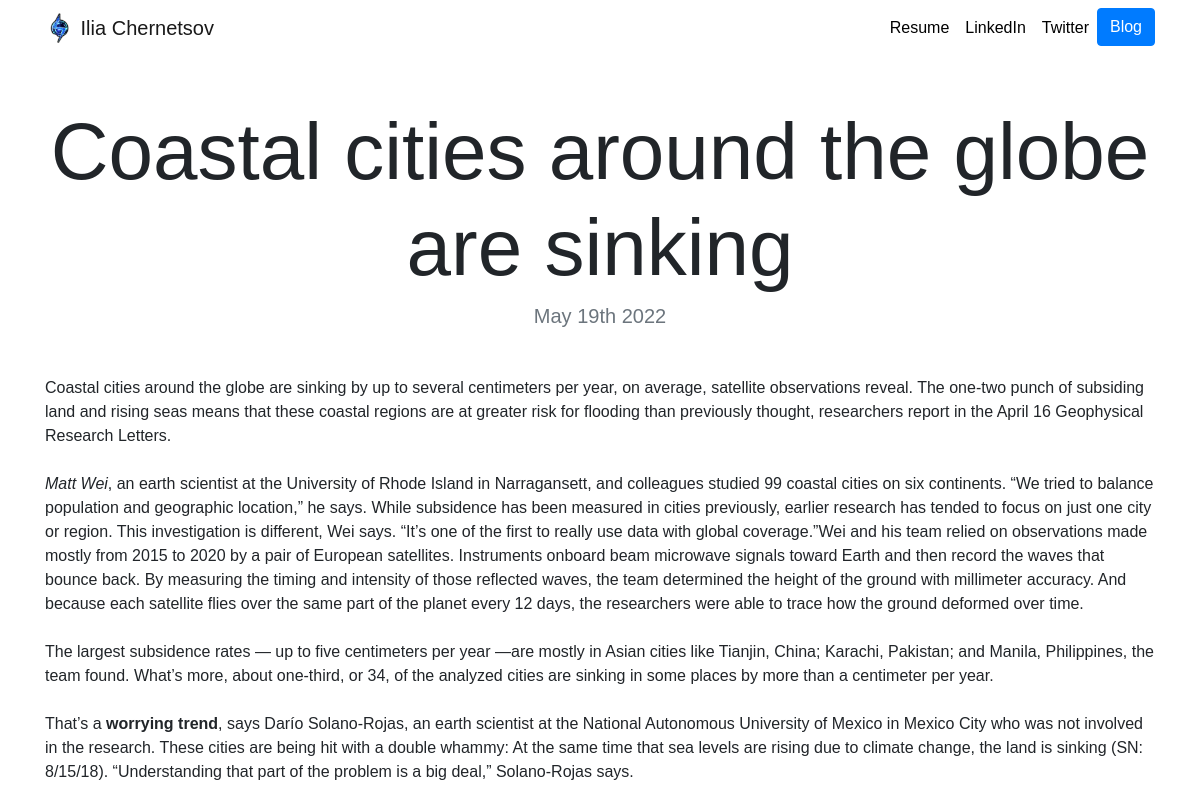
Page /blog/3/ on the committed database.
### blog/models.py (models this page shows, shortened)
class Blog(models.Model):
    title = models.CharField(max_length=200)
    description = models.TextField()
    date = models.DateField()

### blog/views.py (the view)
# urls.py: path('<int:blog_id>/', views.detail, name='detail'),
def detail(request, blog_id):
    blog = get_object_or_404(Blog, pk=blog_id)
    return render(request, 'blog/detail.html', {'blog': blog})

### templates/blog/detail.html
{% extends "base.html" %}
{% load static %}
{% block content %}
<h1 class="text-center mt-5" id="blogdetailtitle">{{ blog.title }}</h1>
<h5 class="text-center text-muted mb-5">{{ blog.date|date:'F jS Y' }}</h5>
{{ blog.description|safe }}
{% endblock %}

### static/my_portfolio/custom.css (style rules this page uses)
body { font-family: 'Koulen Poppin', sans-serif; }
@media (min-width: 992px) { #blogdetailtitle { font-size: 5rem; } }

### rows in the picture
Blog: title "Coastal cities around the globe are sinking", date "May 19th 2022", description "Coastal cities around the globe are sinking by up to several centimeters per year, on average, satellite observations reveal. The one-two punch of subsiding land and rising seas means that these coastal regions are at greater risk for flooding than previously thought, researchers report in the April 16 Geophysical Research Letters. Matt Wei , an earth scientist at the University of Rhode Island in Narragansett, and colleagues studied 99 coastal cities on six continents. “We tried to balance population and geographic location,” he says. While subsidence has been measured in cities previously, earlier research has tended to focus on just one city or region. This investigation is different,…"
